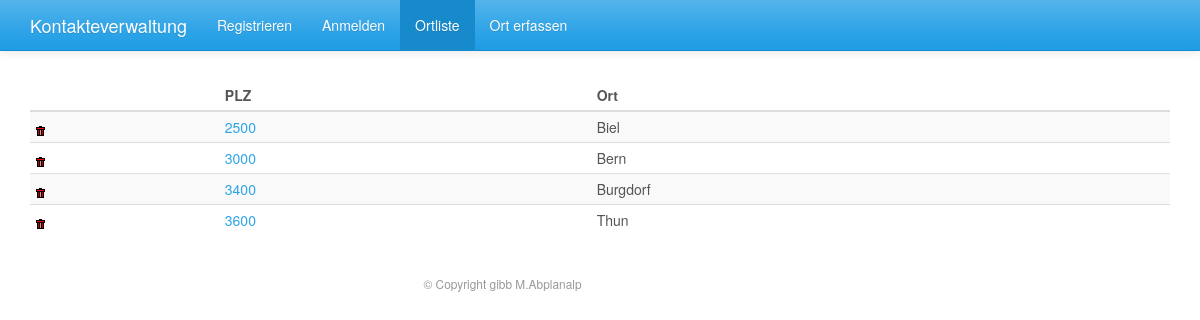
/php/index.php?id=ortliste, run on the app's committed database.
### tables this page shows
CREATE TABLE `orte` (
  `oid` int(11) NOT NULL,
  `plz` smallint(6) NOT NULL,
  `ort` varchar(50) NOT NULL
);

### php/appl_functions.php (called while the page is built, shortened)
<?php
function ortliste() {
    setValue("data", db_select_ort());
    if (is_array(getValue("data"))) {
        return runTemplate("../templates/".getValue("func").".htm.php");
    } else {
        return "<div class='col-md-offset-3 col-md-4 text-center'>Liste ist leer...</div><br /><br />";
    }
}
?>

### php/db_functions.php (called while the page is built, shortened)
<?php
function db_select_ort() {
    $sql = "select o.oid, o.plz, o.ort
			from orte o
			order by plz, ort";
    return sqlSelect($sql);
}
?>

### templates/ortliste.htm.php (the view, shortened to what this page needs)
<table class="table table-striped table-condensed">
    <thead>
    <tr>
        <th></th>
        <th>PLZ</th>
        <th>Ort</th>
    </tr>
    </thead>
    <tbody>
    <?php
    foreach(getValue("data") as $row) {
        echo "<tr>
			  <td><a href='".getValue('phpmodule')."&oid=".$row['oid']."'>
			  <img src='../images/delete.png' border='no' onclick='return confdel();'></a></td>
			  <td><a href='".$_SERVER['PHP_SELF']."?id=orterfassen&action=edit&oid=".$row['oid']."'>".htmlTextAufbereiten($row['plz'])."</a></td>
			  <td>".htmlTextAufbereiten($row['ort'])."</td>
			  </tr>\n";
    }
    ?>
    </tbody>
</table>

### data on the page
orte: plz "2500", ort "Biel"
orte: plz "3000", ort "Bern"
orte: plz "3400", ort "Burgdorf"
orte: plz "3600", ort "Thun"

### other printed values
$option "Registrieren"
$option "Anmelden"
$option "Ortliste"
$option "Ort erfassen"
